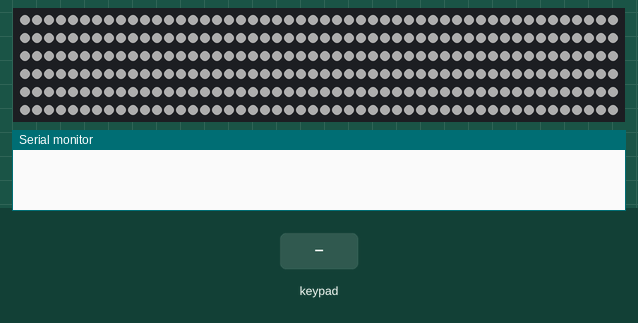
Simulated run of this sketch. Board: Arduino Uno, built with avr-gcc and run on an emulated ATmega328P. On the bench: 300 RGB LEDs in strip order, left to right, continuing on the next row, the last lines printed to the serial monitor. Inputs (shaded band) come from the test bench. Dim RGB values are drawn brighter than linear; random numbers use the default seed unless the sketch sets one.

Above: at 6.6 s.
6.7 s: key '5' pressed
At 8.18 s:
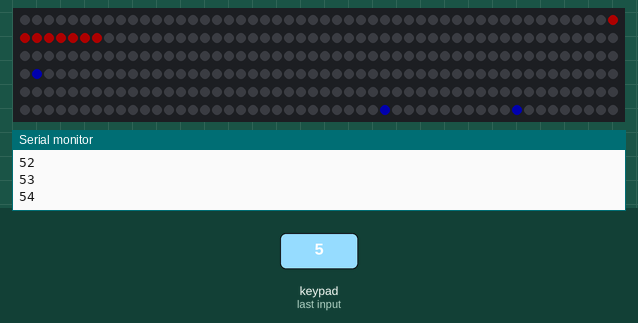

Measured:
- after the input at 6.7 s, the LEDs: first change at once (image 1 shows a later state)

The sketch:

numberSwitchLED.ino
```cpp
#include <Keypad.h>
#include <Adafruit_NeoPixel.h>
#ifdef __AVR__
  #include <avr/power.h>
#endif

#define PIN 13

#define NUM_LEDS 300

#define BRIGHTNESS 50

Adafruit_NeoPixel strip = Adafruit_NeoPixel(NUM_LEDS, PIN, NEO_GRBW + NEO_KHZ800);
const byte ROWS = 4; //four rows
const byte COLS = 4; //four columns
char keys[ROWS][COLS] = {
  {'1','2','3','A'},
  {'4','5','6','B'},
  {'7','8','9','C'},
  {'*','0','#','D'}
};

byte rowPins[ROWS] = {5, 4, 3, 2}; //connect to the row pinouts of the keypad
byte colPins[COLS] = {9, 8, 7, 6}; //connect to the column pinouts of the keypad

Keypad keypad = Keypad( makeKeymap(keys), rowPins, colPins, ROWS, COLS );

uint32_t goodColors[7] = {strip.Color(255 , 0 , 0 , 0),
                           strip.Color(0 , 255 , 0 , 0),
                           strip.Color(0 , 0 , 255 , 0),
                           strip.Color(255 , 255 , 0 , 0),
                           strip.Color(255 , 100 , 0 , 0),
                           strip.Color(0 , 255 , 140 , 0),
                           strip.Color(0 , 0 , 0 , 255)};


#define SIZE_COLORS 7;

void colorPut(uint32_t color){
  for(int i = 0; i < strip.numPixels()-1; i++){
    strip.setPixelColor(i , color);
  }
  strip.show();
}


void colorWipe(uint32_t color , int timeDelay){
  for(int i = 0; i < strip.numPixels()-1; i++){
    strip.setPixelColor(i , color);
    strip.show();
    delay(timeDelay);
   if (keypad.getState() == RELEASED){
    break;
    };
  }
}

// Slightly different, this makes the rainbow equally distributed throughout
void rainbowCycle(uint8_t wait) {
  uint16_t i, j;

  for(j=0; j<256 * 5; j++) { // 5 cycles of all colors on wheel
    for(i=0; i< strip.numPixels(); i++) {
      strip.setPixelColor(i, Wheel(((i * 256 / strip.numPixels()) + j) & 255));
    }
    strip.show();
    delay(wait);
  }
}

void rainbow(uint8_t wait) {
  uint16_t i, j;

  for(j=0; j<256; j++) {
    for(i=0; i<strip.numPixels(); i++) {
      strip.setPixelColor(i, Wheel((i+j) & 255));
      if(keypad.keyStateChanged()){
        return;
      }
    }
    strip.show();
    delay(wait);
  }
}

// Input a value 0 to 255 to get a color value.
// The colours are a transition r - g - b - back to r.
uint32_t Wheel(byte WheelPos) {
  WheelPos = 255 - WheelPos;
  if(WheelPos < 85) {
    return strip.Color(255 - WheelPos * 3, 0, WheelPos * 3,0);
  }
  if(WheelPos < 170){
    WheelPos -= 85;
    return strip.Color(0, WheelPos * 3, 255 - WheelPos * 3,0);
  }
  WheelPos -= 170;
  return strip.Color(WheelPos * 3, 255 - WheelPos * 3, 0,0);
}

uint8_t red(uint32_t c) {
  return (c >> 16);
}
uint8_t green(uint32_t c) {
  return (c >> 8);
}
uint8_t blue(uint32_t c) {
  return (c);
}


void switchOff(){
  for(int i = 0; i < strip.numPixels(); i++){
    strip.setPixelColor(i , 0 , 0 , 0 , 0);
  }
  strip.show();
}

void strobe(uint8_t wait){ //wait reccomendation: around 1000

  while(true){
    for(int i = 0; i < strip.numPixels();i++){
     strip.setPixelColor(i,255,255,255,0);
    }
    strip.show();
    delay(wait);
    switchOff();
  }
}

void partyLights(){
  while(true){
    for(int i = 0; i < strip.numPixels()-1; i++){
      strip.setPixelColor(i, random(0,190), random(0,190), random(0,190), 0);
    }
    strip.show();
  };
}

void randomGoodColors(){
  while (true){
    for(int i = 0; i < strip.numPixels(); i++){
       strip.setPixelColor(i, goodColors[random(0,6)]);
    }
    strip.show();
  }
}

void snake(int snakeLength , int numBites){

  switchOff();

  for(int i = 0; i < strip.numPixels()*20; i++){

   int pos = i - (300*(i/300));
    if(250 == strip.getPixelColor(pos + snakeLength -1)){

      snakeLength += 2;
      i -= 2;
    }
    Serial.print(pos);
    Serial.print("\n");
      while(pos == 0){
         for(int i = 0; i < numBites; i++){
    strip.setPixelColor(random(pos+snakeLength,299) , goodColors[2]);
  }
        pos++;
        };
    createSnake(snakeLength , pos);
    delay(10);
    strip.setPixelColor(pos-1 , 0 , 0 , 0 , 0);
    };
  }

void createSnake(int snakeLength , int intialPos){
  for(int i = 0; i < snakeLength; i++){
    int j = (intialPos + i);
    strip.setPixelColor(j - (300*(j/300)), goodColors[0]);
    //strip.show();
  }
  strip.show();
}


void setup() {

  strip.setBrightness(BRIGHTNESS);
  strip.begin();
  strip.show(); //pixels off

  Serial.begin(9600);

  for(int j = 0; j <= 255; j+=1){
    for(int i = 0; i < strip.numPixels(); i++){
    strip.setPixelColor(i , 0 , 0 , 0 , j);
    }
    strip.show();
  }
}

void loop() {
   char key = keypad.getKey();
  if(key)  // Check for a valid key.
  {
    switch (key)
    {
      case '1': {
        colorPut(goodColors[0]);
        break;
      }
      case '2': {
        uint32_t color2 = strip.Color(0 , 255 , 0 , 0);
        colorPut(color2);
        break;
      }
      case '3': {
        uint32_t color3 = strip.Color(0 , 0 , 255 , 0);
        colorPut(color3);
        break;
      }
      case '4': {
        uint32_t color4 = strip.Color(0 , 0 , 0 , 255);
        colorPut(color4);
        break;
      }
      case '5': {
        snake(5 , 5);
        break;
      }
      default: {
        switchOff();
      }
    }
  }
}
```
